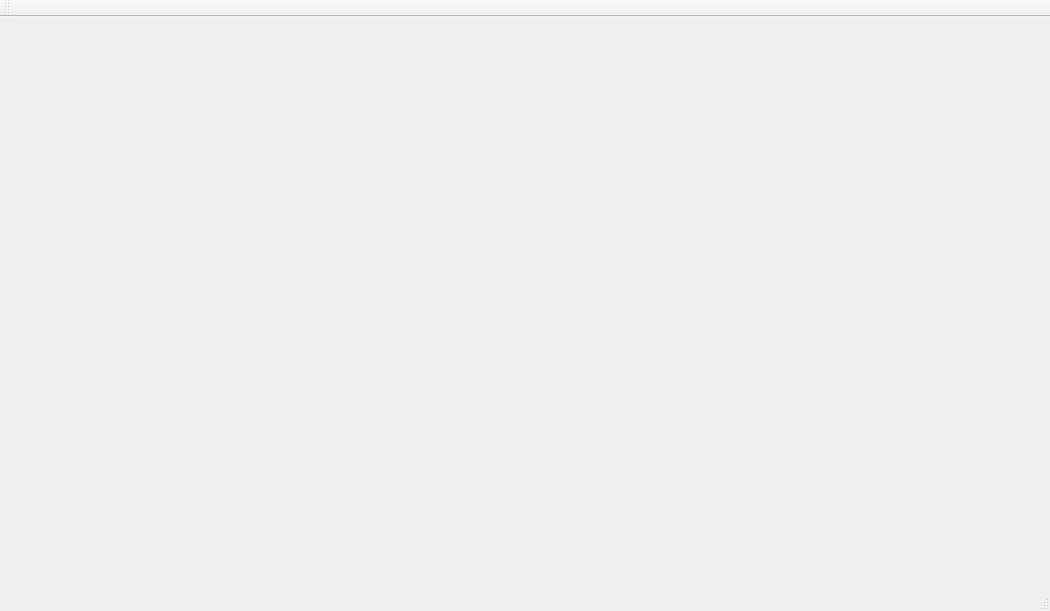
<?xml version="1.0" encoding="UTF-8"?>
<ui version="4.0">
 <class>MainWindow</class>
 <widget class="QMainWindow" name="MainWindow">
  <property name="geometry">
   <rect>
    <x>0</x>
    <y>0</y>
    <width>1050</width>
    <height>611</height>
   </rect>
  </property>
  <property name="windowTitle">
   <string>MainWindow</string>
  </property>
  <widget class="QWidget" name="centralWidget"/>
  <widget class="QMenuBar" name="menuBar">
   <property name="geometry">
    <rect>
     <x>0</x>
     <y>0</y>
     <width>1050</width>
     <height>31</height>
    </rect>
   </property>
  </widget>
  <widget class="QToolBar" name="mainToolBar">
   <attribute name="toolBarArea">
    <enum>TopToolBarArea</enum>
   </attribute>
   <attribute name="toolBarBreak">
    <bool>false</bool>
   </attribute>
  </widget>
  <widget class="QStatusBar" name="statusBar"/>
 </widget>
 <layoutdefault spacing="6" margin="11"/>
 <resources/>
 <connections/>
</ui>
